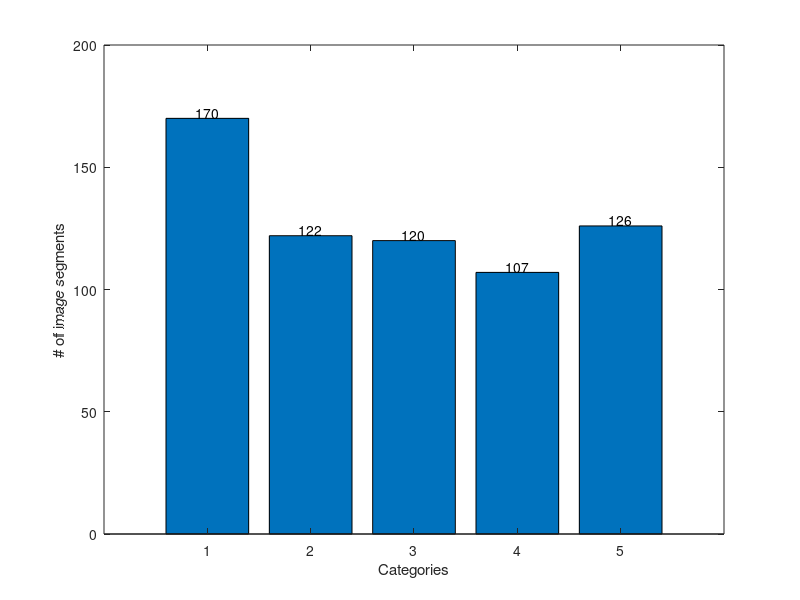

This figure's MATLAB source: (Note: this script raises an error after producing the figure.)
clear all; close all;
%% Step 1
% load data
load('dataSet.mat');
%% no process
trainFunctions = {'traingdx', 'trainlm', 'traingd', 'traingda'};
%% early stopping
%% One hidden Layer
% evaled_DATA_Single_nopr = zeros(4,6);
% for k = 1:4,
%     for i = 1:6,
%         net = newff(TrainData, TrainDataTargets, 5*i, {'tansig' 'purelin'} , char(trainFunctions(k)));
%         net.divideParam.trainRatio = 0.8;
%         net.divideParam.valRatio = 0.2;
%         net.divideParam.testRatio = 0;
%             net.trainParam.epochs = 100000;
%         
%         [net,tr] = train(net, TrainData, TrainDataTargets);
%         e_no(k,i)=tr.epoch(end);
%         TestDataOutput = sim(net, TestData);
%         [Acc,~,~] = eval_Accuracy_Precision_Recall(TestDataOutput, TestDataTargets);
%         evaled_DATA_Single_nopr(k,i) = Acc;
%     end
% end
% figure();
% title('epochs no proccess')
% plot()
% colors={'r' 'b' 'g' 'k' 'c' 'y' };
% y=1:5:30
% for j=1:4
%     help=evaled_DATA_Single_nopr(j,:);
%     plot(y,e_no(j,:),'color',colors{j});
%     hold on;
%     legendInfo{j} = ['train function = ' char(trainFunctions{j})];
% end
% h=legend(legendInfo);
% set(h, 'Location', 'best')
% ylabel('Epochs');
% xlabel('Neurons');
% [~ , ind1] = max(evaled_DATA_Single_nopr(:));
% [bFunc1, bFL1] = ind2sub(size(evaled_DATA_Single_nopr), ind1);
% fprintf('\n \n Best method is %s \n first layer: %d \n with Accuracy: %f\n', char(trainFunctions(bFunc1)), bFL1*5,evaled_DATA_Single(bFunc1,bFL1));
% 
% 
% figure();
% title('(no proccess)Variable train functions for different combinations of 1 hidden layers no of neurons(5:5:30)');
% colors={'r' 'b' 'g' 'k' 'c' 'y' };
% y=5:5:30
% for j=1:4
%     help=evaled_DATA_Single_nopr(j,:);
%     plot(y,help,'color',colors{j});
%     hold on;
%     legendInfo{j} = ['train function = ' char(trainFunctions{j})];
% end
% h=legend(legendInfo);
% set(h, 'Location', 'best')
% ylabel('Accuracy');
% 
%% Preproccesing
%sum adds column-wise so use dimension 2
mpares = sum(TrainDataTargets,2);
figure();
x=1:5;
bar(x,mpares);
%type above each bar the exact number
for i=1:numel(mpares)
    text(x(i),mpares(i),num2str(mpares(i),'%0.0f'),...
               'HorizontalAlignment','center',...
               'VerticalAlignment','bottom')
end
ylabel('# of image segments');
xlabel('Categories');
%how many we want from each category
no_el = min(mpares);

for i=1:5
    index(i,:) = find(TrainDataTargets(i, :),no_el);
end
%% Step 2
%as in part 3
indexes = [index(1,:) index(2,:) index(3,:) index(4,:) index(5,:)];
permutation = randperm(size(indexes,2));
indexes = indexes(permutation);
TrainDataTargets = TrainDataTargets(:,indexes);
%TrainData=TrainData(:,indexes);
%perform mmapstd before 
[TrainData,settings] = mapstd(TrainData);
TestData = mapstd('apply',TestData,settings);

%remove constant rows of matrices 
[TrainData, ps] = removeconstantrows(TrainData(:,indexes));

TestData = removeconstantrows('apply', TestData,ps);
% reduce dimensions

[TrainData,ps] = processpca(TrainData, 0.01);
TestData = processpca('apply',TestData, ps);
